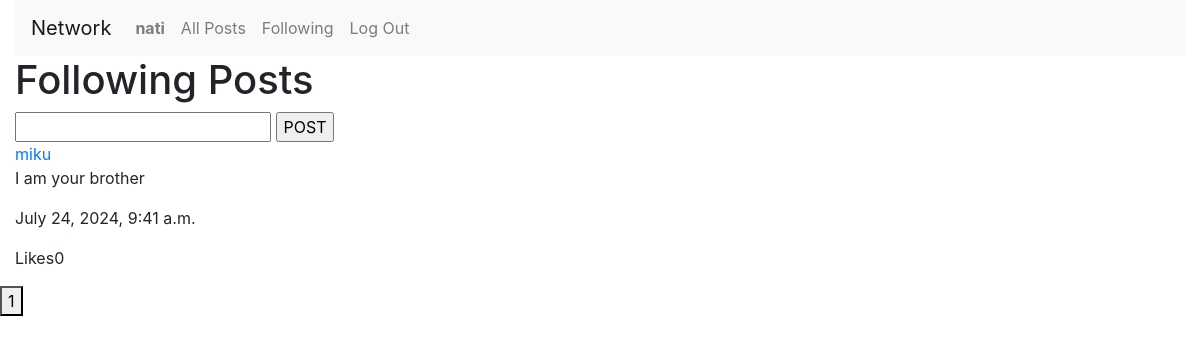
Page /following (signed in) on the committed database.
### network/models.py (models this page shows)
class User(AbstractUser):
    pass

class Publish(models.Model):
    user = models.ForeignKey(User, on_delete=models.CASCADE, related_name="userPublish")
    content = models.TextField()
    time = models.DateTimeField(auto_now_add=True)
    likes = models.IntegerField(default=0)

### network/views.py (the view)
# urls.py: path("following",views.following,name="following"),
def following(request):
    if request.user.is_authenticated:
        following = Following.objects.filter(user=request.user.id)
        followinglist = [follow.following.id for follow in following]
        published = Publish.objects.filter(user__in=followinglist).order_by('-time')
        return render(request, "network/following.html", {
            'published': published
        })
    return HttpResponseRedirect(reverse('index'))

### network/templates/network/following.html (shortened to what this page needs)
{% extends "network/layout.html" %}
{% load static %}
{% block body %}
    <h1>
        Following Posts
    </h1>
    <form id="createpost" method = "post" action = "{% url 'publish' %}">
        <input type="text" name = "content">
        <input type="submit"  value="POST">
    </form>
    {% for publish in published %}
        <div class="published">
            <a href="#" class = "postuser">{{publish.user}}</a>
            <p class = "content">{{publish.content}}</p>
            <p class = "time">{{publish.time}}</p>
            <p class ="like">Likes{{publish.likes}}</p>
        </div>
        {%empty%}
        <h1>No posts</h1>
    {% endfor %}
{% endblock %}

### network/templates/network/layout.html (shortened to what this page needs)
{% load static %}
<!DOCTYPE html>
<html lang="en">
    <head>
        <link rel="stylesheet" href="https://stackpath.bootstrapcdn.com/bootstrap/4.4.1/css/bootstrap.min.css">
        <link href="{% static 'network/styles.css' %}" rel="stylesheet">
    </head>
    <body>
        <div class="container-fluid">
            <nav class="navbar navbar-expand-lg navbar-light bg-light">
                <a class="navbar-brand" href="#">Network</a>
                <div>
                  <ul class="navbar-nav mr-auto">
                    {% if user.is_authenticated %}
                        <li class="nav-item">
                            <a class="nav-link" href="#"><strong>{{ user.username }}</strong></a>
                        </li>
                    {% endif %}
                    <li class="nav-item">
                      <a class="nav-link" href="{% url 'index' %}">All Posts</a>
                    </li>
                    {% if user.is_authenticated %}
                        <li class="nav-item">
                            <a class="nav-link" href="#" id = "followingPage">Following</a>
                        </li>
                        <li class="nav-item">
                            <a class="nav-link" href="{% url 'logout' %}">Log Out</a>
                        </li>
                    {% endif %}
                  </ul>
                </div>
              </nav>
              <div class="body">
                {% block body %}
                {% endblock %}
            </div>
        </div>
    </body>
</html>

### rows in the picture
User: username "nati"
Publish: user "miku", content "I am your brother", time "July 24, 2024, 9:41 a.m.", likes "0"
